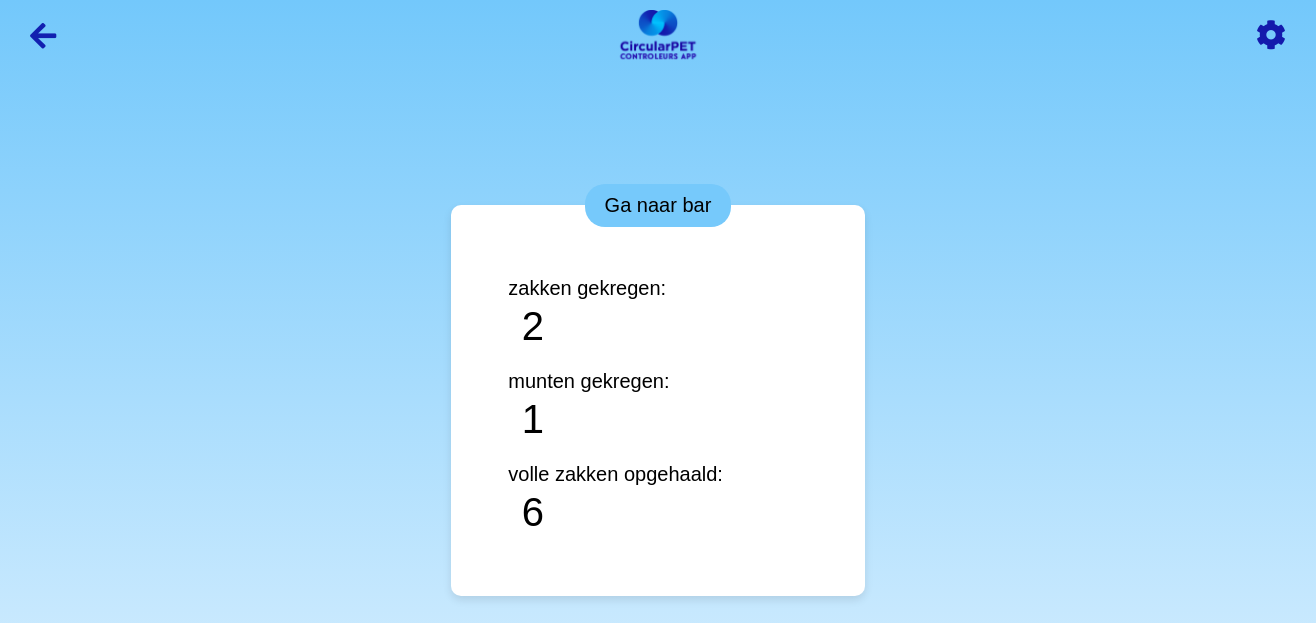
The page /bar/6 on the database its author committed.
### app.py (models this page shows, shortened)
class Bar(db.Model):
    id = db.Column(db.Integer, primary_key=True)
    zakken_gekregen = db.Column(db.Integer, default=0)
    munten_gekregen = db.Column(db.Integer, default=0)
    volle_zakken_opgehaald = db.Column(db.Integer, default=0)
    url = db.Column(db.String)  # Add this line
    link = db.Column(db.String)  # Add this line
    change_log = db.Column(db.String, default="", nullable=True)
    activity_log = db.relationship('ActivityLog', backref='bar', lazy=True)
    id = db.Column(db.Integer, primary_key=True)
    name = db.Column(db.String(120), unique=True, nullable=False)
    zakken = db.Column(db.Integer, nullable=False, default=0)
    bekers = db.Column(db.Integer, nullable=False, default=0)
    location_id = db.Column(db.Integer, db.ForeignKey('location.id'), nullable=False)
    location = db.relationship('Location', backref=db.backref('bars', lazy=True))

### app.py (the view)
@app.route('/bar/<int:bar_id>', methods=['GET', 'POST'])
def bar(bar_id):
    session['bar_id'] = bar_id  # Store bar_id in session
    bar = Bar.query.get_or_404(bar_id)  # Fetch the specific bar or return 404
    user = User.query.get_or_404(bar.location.users[0].id)  # Fetch the first user of the bar's location
    if request.method == 'POST':
        return redirect(url_for('bar', bar_id=bar_id))
    link = bar.link if bar.link else Bar.query.first().link  # Fallback to the first bar's link if none set.
    return render_template('bar.html', bar=bar, link=link, user=user)

### templates/bar.html (shortened to what this page needs)
<!DOCTYPE html>
<html lang="en">
<head>
    <link rel="stylesheet" href="{{ url_for('static', filename='main.css') }}">
    <link rel="stylesheet" href="https://cdnjs.cloudflare.com/ajax/libs/font-awesome/5.15.3/css/all.min.css">
</head>
<body>
        <img src="{{ url_for('static', filename='logo.png') }}" alt="CircularPET Logo" class="logo2">
        <a href="javascript:history.back()" class="back-button"><i class="fas fa-arrow-left"></i></a>
        <i id="gear-icon" class="fa fa-cog gear-icon-container"></i>
    <div class="cube-container">
        <div class="cube user-cube">
            <a href="{{ bar.link }}" class="btn btn-primary">Ga naar bar</a>
                <form method="POST" style="width: 80%;">
                    <div class="meer">
                        <label  for="zakkenInput">zakken gekregen:</label>
                        <div class="input-group-form">
                            <input type="number" id="zakken_gekregenInput" name="zakken_gekregen"
                                value="{{ bar.zakken_gekregen }}" style=" -moz-appearance: textfield;">
                        </div>
                    </div>
                    <div class="meer">
                        <label  for="muntenInput">munten gekregen:</label>
                        <div class="input-group-form">
                            <input type="number" id="munten_gekregenInput" name="munten_gekregen"
                                value="{{ bar.munten_gekregen }}" style="-moz-appearance: textfield;" >
                        </div>
                    </div>
                    <div class="meer">
                        <label for="volleZakkenInput">volle zakken opgehaald:</label>
                        <div class="input-group-form">
                            <input type="number" id="volle_zakken_opgehaaldInput" name="volle_zakken_opgehaald"
                                value="{{ bar.volle_zakken_opgehaald }}" style=" -moz-appearance: textfield;">
                        </div>
                    </div>
                </form>
            </div>
        </div>
</body>
</html>

### static/main.css (style rules this page uses)
body { font-family: 'Arial', sans-serif; background: linear-gradient(to bottom, #73c8fb 0%, #e0f2ff 100%); margin: 0; padding: 0; display: flex; height: 100vh; align-items: center; flex-wrap: wrap; justify-content: center; }
.meer { width: 200%; }
.btn.btn-primary { padding: 10px 20px; margin: 15px; position: absolute; background-color: #76C9FB; border-radius: 20px; color: black; text-decoration: none; font-size: 20px; top: -36px; }
.back-button { position: fixed; top: 10px; left: 10px; background-color: transparent; color: #1220B0; text-decoration: none; padding: 10px 20px; border-radius: 5px; font-size: 30px; }
.input-group-form { width: 70vw; border-radius: 20px; color: rgba(128, 128, 128, 0.274); margin: 3px 0px 20px 0px; justify-content: center; }
.meer label { font-size: 20px; }
#zakken_gekregenInput, #munten_gekregenInput, #volle_zakken_opgehaaldInput { border: none; font-size: 40px; width: 60px !important; overflow: auto; text-align: center; border-radius: 20px; }
#gear-icon { font-size: 30px; }
.logo2 { position: absolute; top: 10px; width: 90px; position: fixed; }
.gear-icon-container { position: fixed; top: 20px; right: 20px; cursor: pointer; font-size: 24px; color: #141AAC; font-size: 30px; padding: 10px 20px; margin-top: -10px; margin-right: -10px; }
::placeholder { color: #888; }
form { background: #fff; padding: 20px; border-radius: 10px; display: inline-block; }
form label, form select, form input[type="submit"] { font-size: 1em; }
.cube-container { display: flex; flex-wrap: wrap; gap: 20px; justify-content: center; position: relative; }
.cube { background-color: #fff; padding: 20px; border-radius: 10px; box-shadow: 0 4px 8px rgba(0, 0, 0, 0.1); display: flex; flex-direction: column; align-items: center; }
.user-cube, .location-cube { width: calc(33vw - 20px); box-sizing: border-box; }

### rows shown on the page
Bar: zakken_gekregen "2", munten_gekregen "1", volle_zakken_opgehaald "6"
